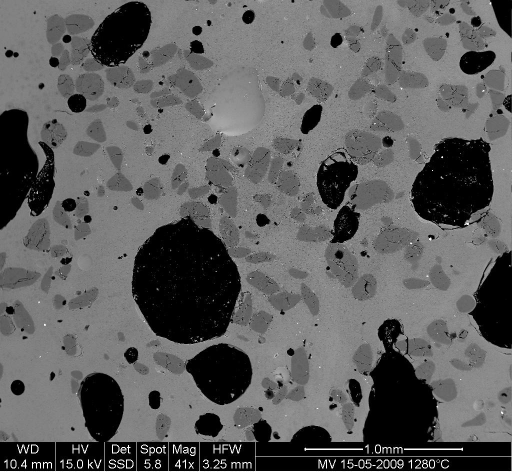
#> input picture task6/6.3/MV_HFV_012.jpg, 1024 x 943 px (shown at 1/2 size)
$ jupyter execute --allow-errors 6.3.ipynb   (older library calls are emulated)
#> lines starting #> are read from the running program, lines starting #| are printed output that depends on the picture; after the words box and inside, x2 and y2 are one past the last pixel; in counts of white or black regions, pixels touching at a corner belong together
[cell 1]
import numpy as np
import pylab as pl
from scipy import ndimage

dat = pl.imread('MV_HFV_012.jpg')
#> dat is the input picture: shape (943, 1024); min 0, max 255, mean 94.8
dat = dat[:880]
#> dat: shape (880, 1024)
#> (the rest of this cell did not finish here and is left out)

[cell 2]
filtdat = ndimage.median_filter(dat, size=(7,7))
hi_dat = np.histogram(dat, bins=np.arange(256))
hi_filtdat = np.histogram(filtdat, bins=np.arange(256))

[cell 3]
void = filtdat <= 50
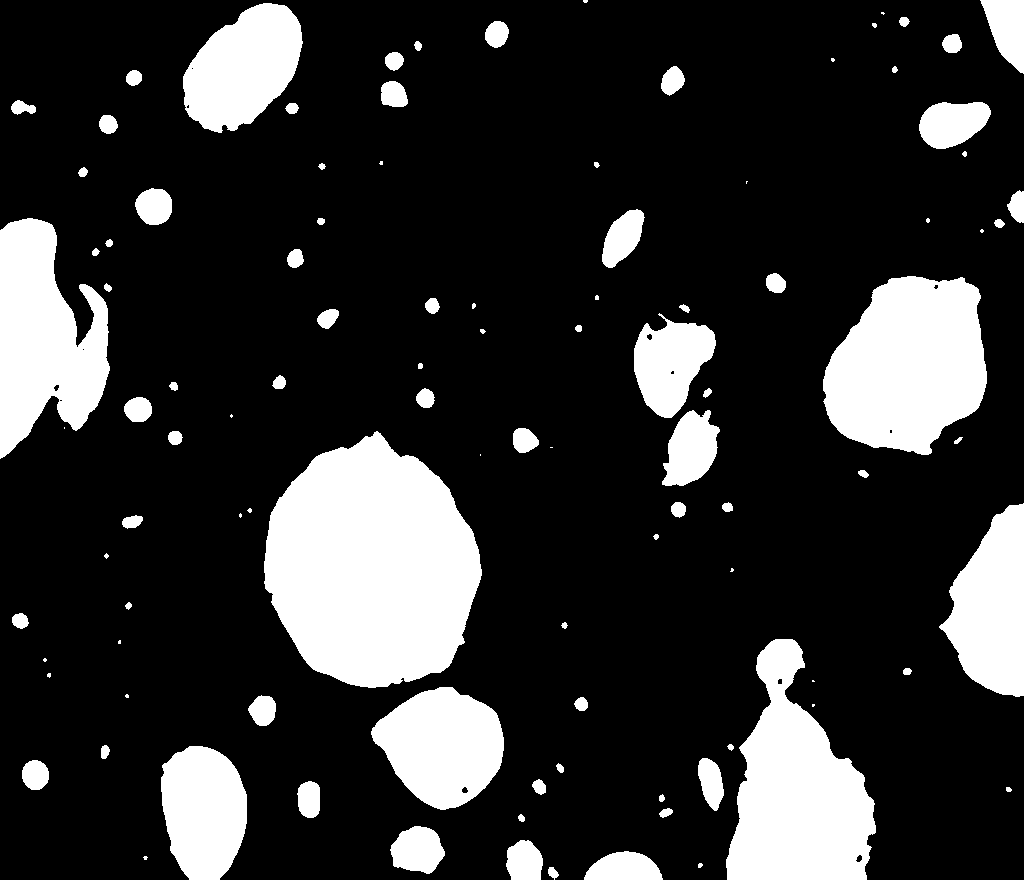
#> void: shape (880, 1024) bool; 19.5% white; 104 white regions (24 under 20 px), largest, box (x1, y1, x2, y2) and area: (264, 431, 482, 688) 41047, (823, 276, 987, 455) 22006, (726, 639, 876, 880) 21789
sand = np.logical_and(filtdat > 50, filtdat <= 114)
#> sand: shape (880, 1024) bool; 21.4% white; 591 white regions (411 under 20 px), largest, box (x1, y1, x2, y2) and area: (92, 28, 308, 226) 16817, (309, 268, 551, 528) 15144, (696, 53, 857, 205) 8244
glass = filtdat > 114
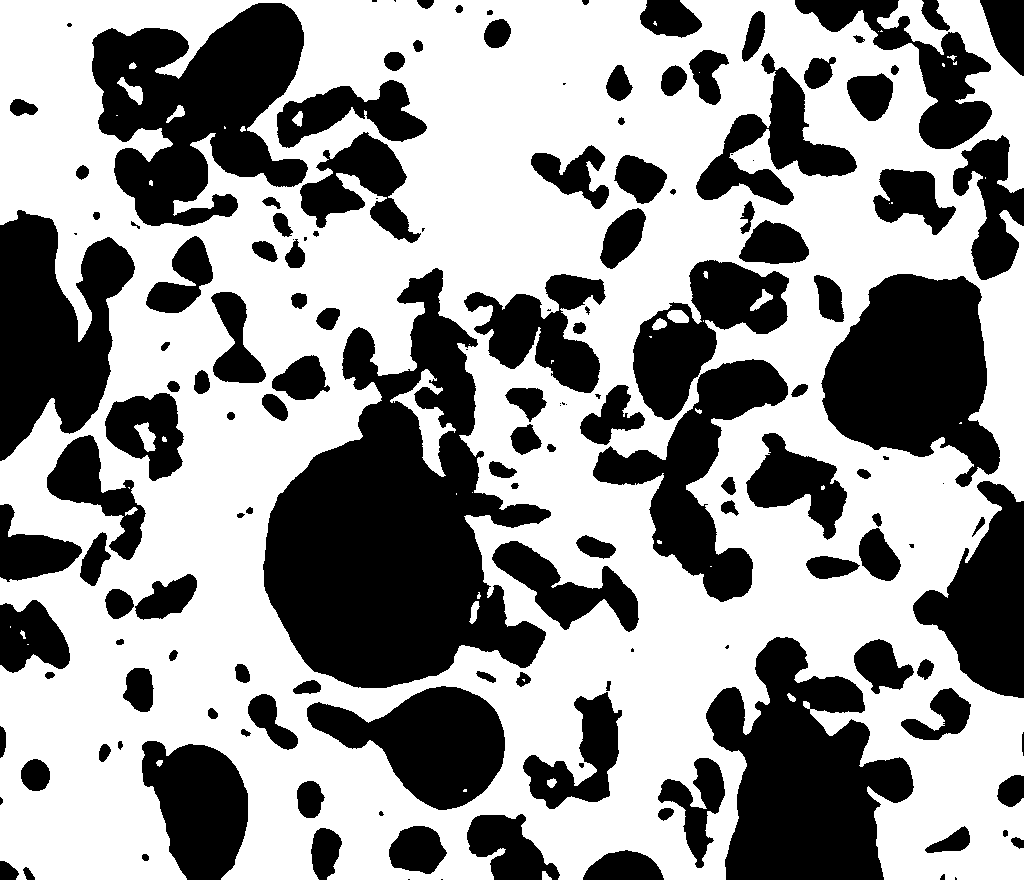
#> glass: shape (880, 1024) bool; 59% white; 155 black regions (28 under 20 px), largest, box (x1, y1, x2, y2) and area: (263, 268, 551, 688) 60681, (706, 637, 914, 880) 29967, (92, 3, 308, 226) 29207

phases = void.astype(np.int) + 2*glass.astype(np.int) + 3*sand.astype(np.int)
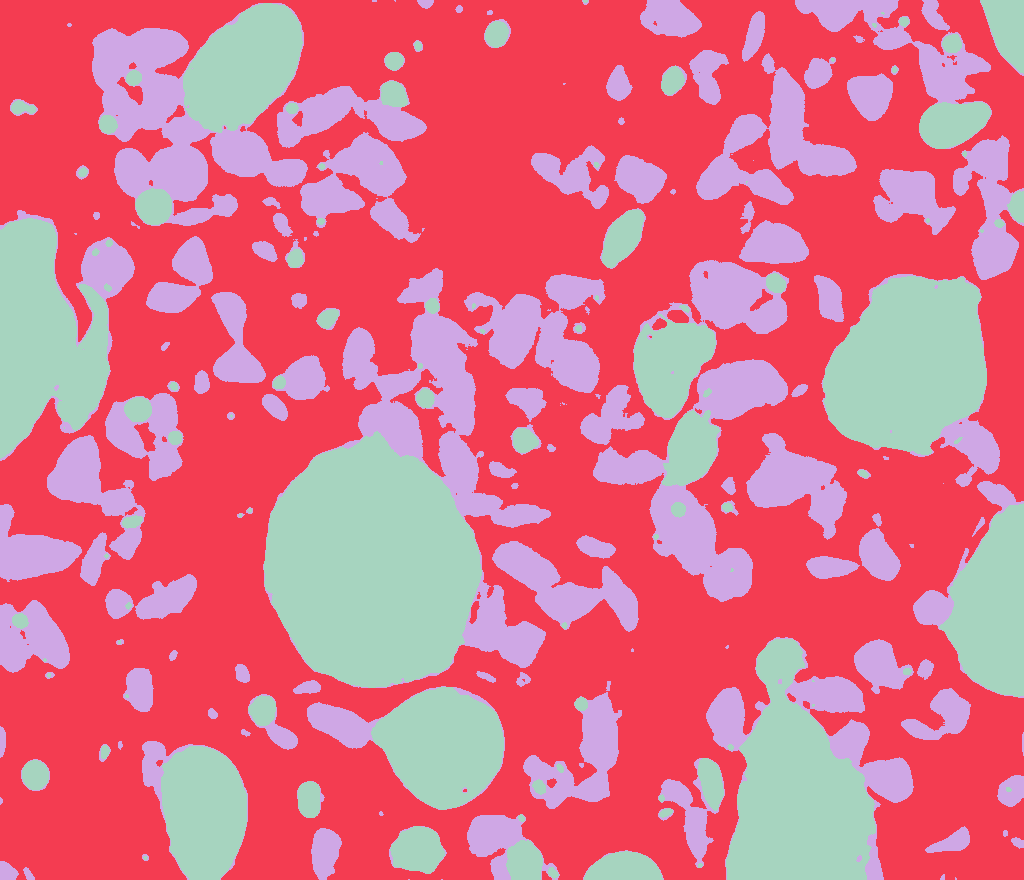
#> phases: shape (880, 1024) int64; 3 distinct labels, from 1 to 3; one colour per label, 0 black

pl.imshow(phases)

#> (a cell that did not finish here is left out)

[cell 5]
sand_op = ndimage.binary_opening(sand, iterations=2)
#> sand_op: shape (880, 1024) bool; 20.3% white; 150 white regions (13 under 20 px), largest, box (x1, y1, x2, y2) and area: (92, 28, 211, 202) 12281, (410, 311, 551, 528) 8771, (464, 292, 600, 393) 6412
sand_labels, sand_nb = ndimage.label(sand_op)
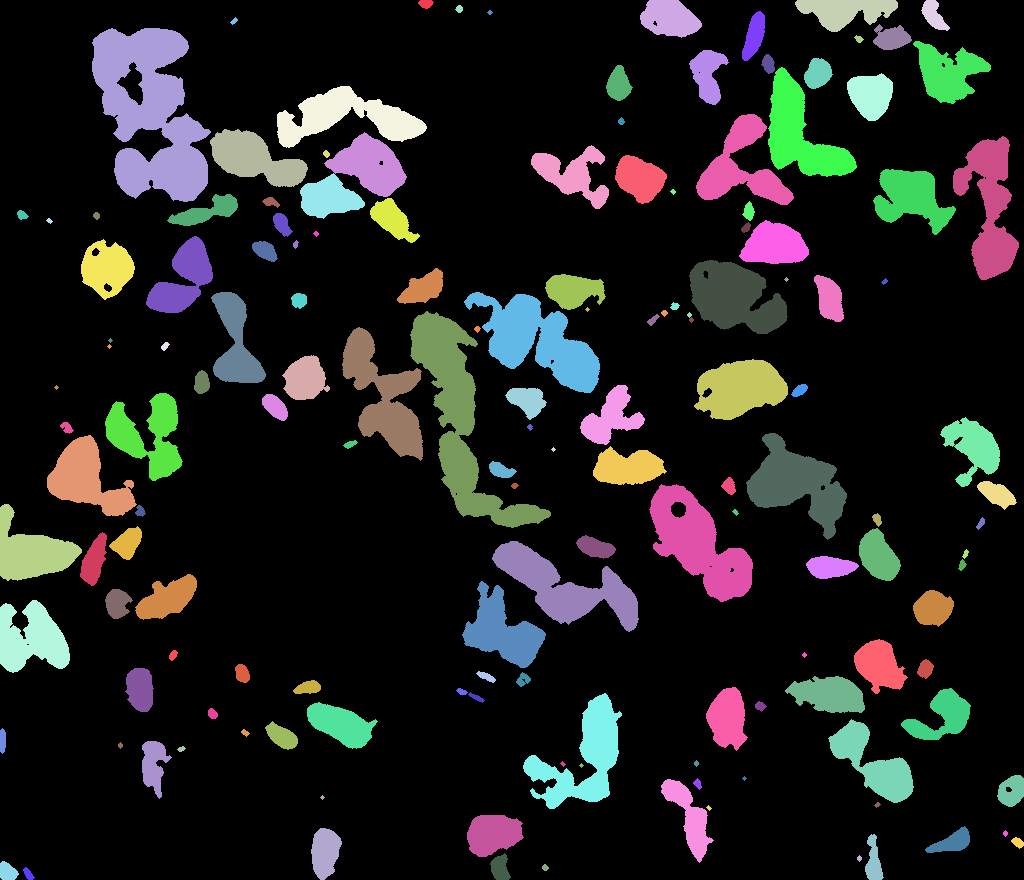
#> sand_labels: shape (880, 1024) int32; 153 distinct labels, from 0 to 152; one colour per label, 0 black
#> sand_nb = 152
sand_areas = np.array(ndimage.sum(sand_op, sand_labels, np.arange(sand_labels.max()+1)))
#> sand_areas = 153 values, max 12281 at index 10, min 0 at index 0, mean 1197.6
mask = sand_areas > 100
remove_small_sand = mask[sand_labels.ravel()].reshape(sand_labels.shape)

#> (the rest of this cell did not finish here and is left out)

[cell 6]
bubbles_labels, bubbles_nb = ndimage.label(void)
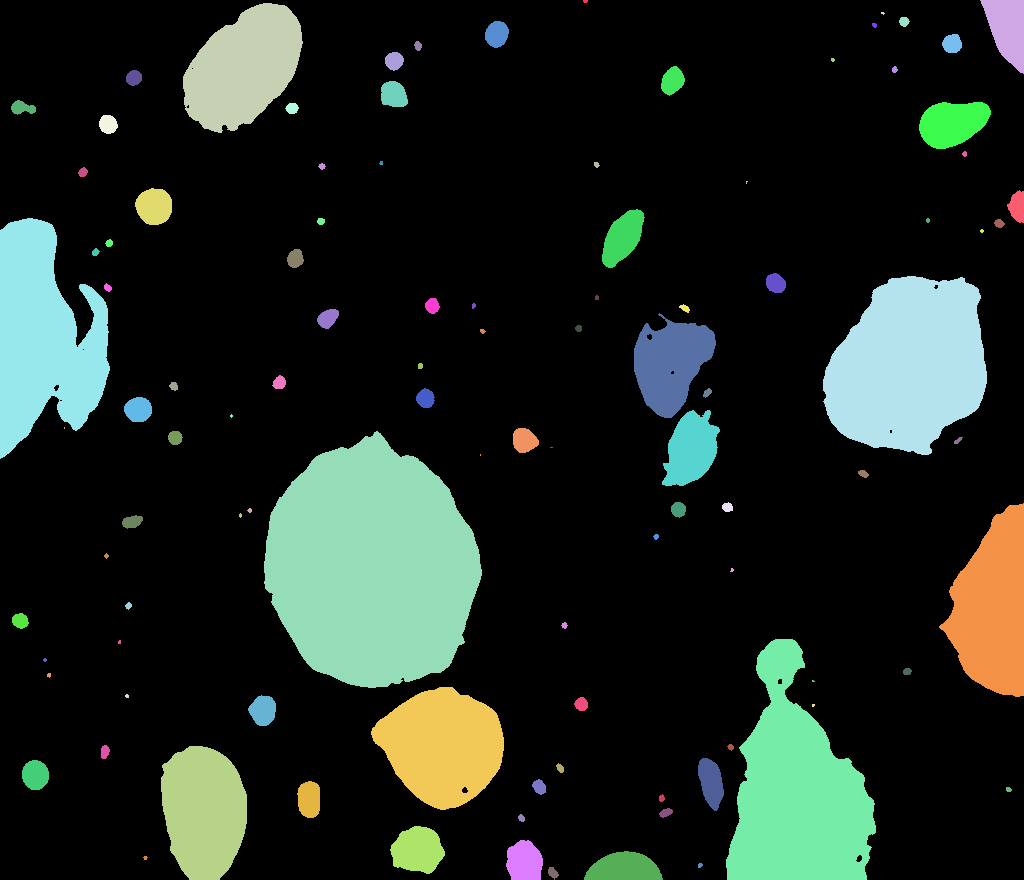
#> bubbles_labels: shape (880, 1024) int32; 105 distinct labels, from 0 to 104; one colour per label, 0 black
#> bubbles_nb = 104
bubbles_areas = np.bincount(bubbles_labels.ravel())[1:]
#> bubbles_areas = 104 values, max 41047 at index 58, min 2 at index 55, mean 1692.5
mean_bubble_size = bubbles_areas.mean()
#> mean_bubble_size = 1692.5
median_bubble_size = np.median(bubbles_areas)
#> median_bubble_size = 65
mean_bubble_size, median_bubble_size
#> Out = (1692.5, 65)
